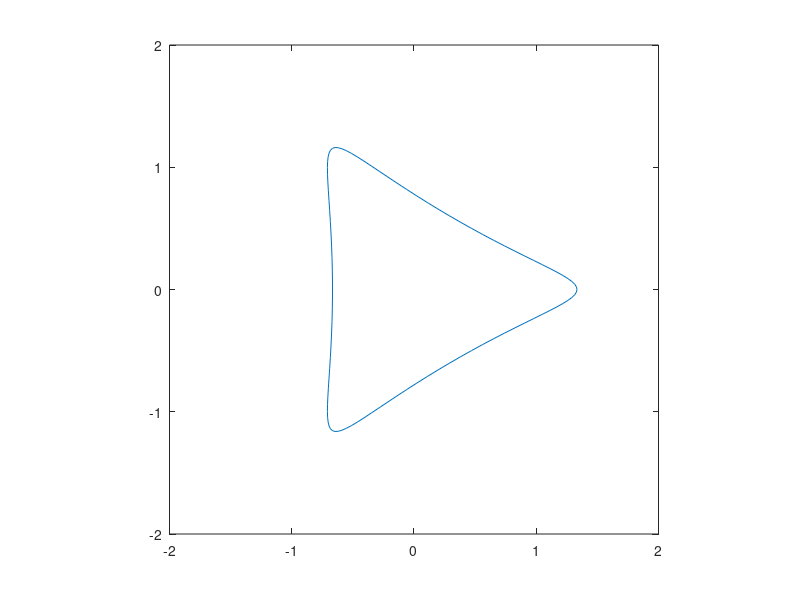

The MATLAB source for this figure:
clear;clc
pointvalue=100;
point=linspace(0,2*pi,pointvalue)';
for m=1:1
    for p=1:pointvalue
    x(p,m)=(1-(m-1)*0.2)*cos(point(p,1));             %?????x??
    y(p,m)=(1-(m-1)*0.2)*sin(point(p,1));             %?????y??
    z(p,m)=x(p,m)+y(p,m)*i;                         %z=x+yi
    r(p,m)=(x(p,m)^2+y(p,m)^2)^0.5;
    w(p,m)=[1/z(p,m)+(z(p,m)^2)/3];            %==f(z)?????==
    transx(p,m)=real(w(p,m));                     %?f(z)???
    transy(p,m)=imag(w(p,m));                    %?f(z)???
    w(p,m)=log(r(p,m));
    hold on
    end
end
plot(transx,transy)


axis equal
box on
axis([-2,2,-2,2])
